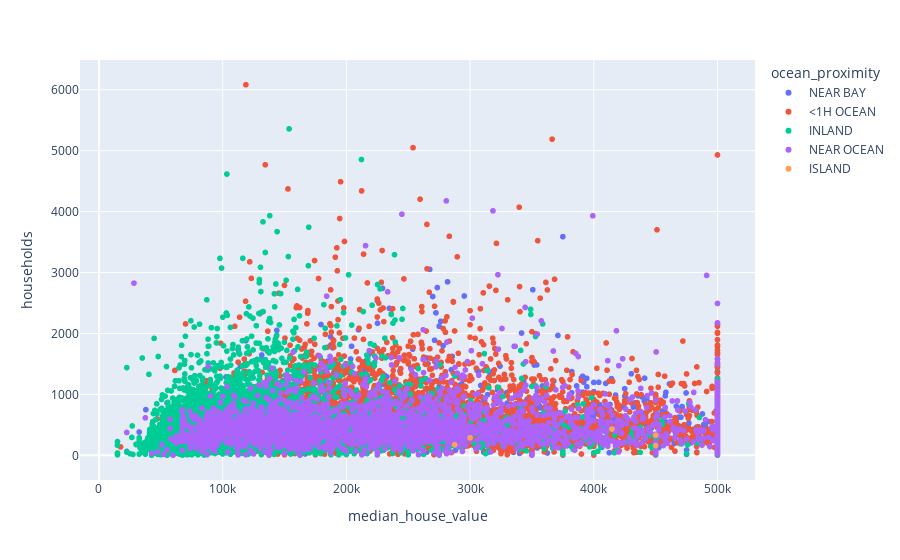

Notebook code for this chart:
### Code cell
fig = px.scatter(data, x="median_house_value", y="households", color=data['ocean_proximity'],  color_continuous_scale='Blues')
fig.update_layout(legend_title_text='ocean_proximity')

### Figure 1 — Plotly figure (JSON) as saved in the notebook; plotly's stock layout.template omitted (floating-point values rounded to 4 significant figures; data arrays with more than 128 entries replaced by an {"elided": "..."} marker saying what was removed)
{"data": [{"hovertemplate": "ocean_proximity=NEAR BAY<br>median_house_value=%{x}<br>households=%{y}<extra></extra>", "legendgroup": "NEAR BAY", "marker": {"color": "#636efa", "symbol": "circle"}, "mode": "markers", "name": "NEAR BAY", "showlegend": true, "type": "scattergl", "x": {"elided": "2290 int values"}, "xaxis": "x", "y": {"elided": "2290 int values"}, "yaxis": "y"}, {"hovertemplate": "ocean_proximity=<1H OCEAN<br>median_house_value=%{x}<br>households=%{y}<extra></extra>", "legendgroup": "<1H OCEAN", "marker": {"color": "#EF553B", "symbol": "circle"}, "mode": "markers", "name": "<1H OCEAN", "showlegend": true, "type": "scattergl", "x": {"elided": "9136 int values"}, "xaxis": "x", "y": {"elided": "9136 int values"}, "yaxis": "y"}, {"hovertemplate": "ocean_proximity=INLAND<br>median_house_value=%{x}<br>households=%{y}<extra></extra>", "legendgroup": "INLAND", "marker": {"color": "#00cc96", "symbol": "circle"}, "mode": "markers", "name": "INLAND", "showlegend": true, "type": "scattergl", "x": {"elided": "6551 int values"}, "xaxis": "x", "y": {"elided": "6551 int values"}, "yaxis": "y"}, {"hovertemplate": "ocean_proximity=NEAR OCEAN<br>median_house_value=%{x}<br>households=%{y}<extra></extra>", "legendgroup": "NEAR OCEAN", "marker": {"color": "#ab63fa", "symbol": "circle"}, "mode": "markers", "name": "NEAR OCEAN", "showlegend": true, "type": "scattergl", "x": {"elided": "2658 int values"}, "xaxis": "x", "y": {"elided": "2658 int values"}, "yaxis": "y"}, {"hovertemplate": "ocean_proximity=ISLAND<br>median_house_value=%{x}<br>households=%{y}<extra></extra>", "legendgroup": "ISLAND", "marker": {"color": "#FFA15A", "symbol": "circle"}, "mode": "markers", "name": "ISLAND", "showlegend": true, "type": "scattergl", "x": [450000, 414700, 300000, 450000, 287500], "xaxis": "x", "y": [331, 431, 288, 160, 173], "yaxis": "y"}], "layout": {"autosize": true, "legend": {"title": {"text": "ocean_proximity"}, "tracegroupgap": 0}, "margin": {"t": 60}, "xaxis": {"anchor": "y", "autorange": true, "domain": [0, 1], "range": [-14560.0, 529600.0], "title": {"text": "median_house_value"}, "type": "linear"}, "yaxis": {"anchor": "x", "autorange": true, "domain": [0, 1], "range": [-469.8, 6553.0], "title": {"text": "households"}, "type": "linear"}}}
